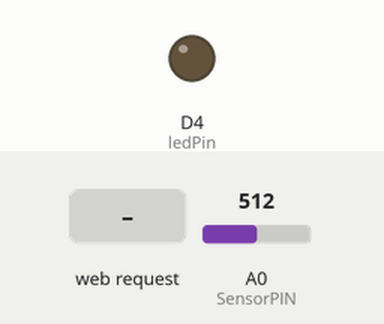
Recording of a sketch running on a simulated ESP8266 (Wemos D1 mini). On the bench: output pins drawn as LEDs (lit = HIGH). The test bench sets the inputs (shaded band); at power-on: A0 (SensorPIN) = 512. WiFi joins after 1.5 s; servers stay silent unless stated; what the sketch prints to the serial monitor is not drawn.

Above: at 2.7 s.
2.8 s: HTTP request GET /LED=ON received
At 3.8 s:
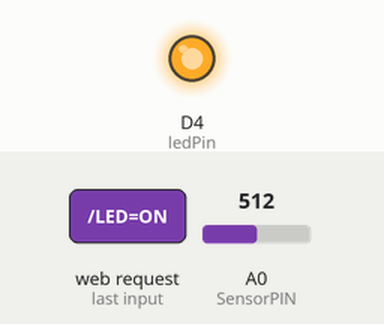
4.3 s: HTTP request GET /LED=OFF received
At 5.0 s:
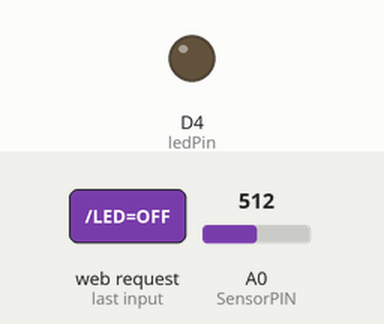
Timing chart, 0 to 7.3 s (numbered marks = the images above; inputs shaded):
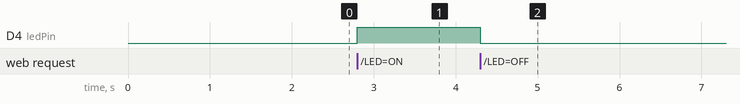

Measured:
- after the input at 2.8 s, D4 (ledPin): LOW → HIGH at once
- after the input at 4.3 s, D4 (ledPin): HIGH → LOW at once

The sketch:

wifi-temp1.ino
```cpp
//http://www.esp8266learning.com/wemos-webserver-example.php


#include <ESP8266WiFi.h>
#include <ESP8266mDNS.h>
#include <WiFiUdp.h>
#include <math.h>
#include <Time.h>


const char* ssid = "INTERNET CNT";             //!!!!!!!!!!!!!!!!!!!!! modify this
const char* password = "cualeslaclave";                //!!!!!!!!!!!!!!!!!!!!!modify this
const int Rc = 10000; //valor de la resistencia
const int Vcc = 5;
const int SensorPIN = A0;

float A = 1.11492089e-3;
float B = 2.372075385e-4;
float C = 6.954079529e-8;
int centinela=0 ;
float K = 2.5; //factor de disipacion en mW/C

int ledPin = D4;          //connect led pin to d4 and ground
WiFiServer server(80);

void setup() {
  //Serial.begin(115200);
  Serial.begin(115200);
  delay(10);


  pinMode(ledPin, OUTPUT);
  digitalWrite(ledPin, LOW);

  // Connect to WiFi network
  Serial.println();
  Serial.println();
  Serial.print("Connecting to ");
  Serial.println(ssid);

  WiFi.mode(WIFI_STA);
  WiFi.begin(ssid, password);

  while (WiFi.status() != WL_CONNECTED) {
    delay(500);
    Serial.print(".");
  }
  Serial.println("");
  Serial.println("WiFi connected");

  // Start the server
  server.begin();
  Serial.println("Server started");

  // Print the IP address
  Serial.print("Use this URL : ");
  Serial.print("http://");
  Serial.print(WiFi.localIP());
  Serial.println("/");
}


void loop() {


  // Check if a client has connected
  WiFiClient client = server.available();
  if (!client) {
    return;
  }

  // Wait until the client sends some data
  Serial.println("new client");
  while(!client.available()){
    delay(1);
  }

  // Read the first line of the request
  String request = client.readStringUntil('\r');
  Serial.println(request);
  client.flush();

  // Match the request

  int value = LOW;
  if (request.indexOf("/LED=ON") != -1) {
    digitalWrite(ledPin, HIGH);
    value = HIGH;
  }
  if (request.indexOf("/LED=OFF") != -1){
    digitalWrite(ledPin, LOW);
    value = LOW;
  }


  // Return the response
  client.println("HTTP/1.1 200 OK");
  client.println("Content-Type: text/html");
  client.println(""); //  do not forget this one
  client.println("<!DOCTYPE HTML>");
  client.println("<html>");

  /*client.println("Hola Innacensa Led pin is now: ");
  if(value == HIGH)
  {
    client.println("Off");
  } else
  {
    client.println("On");
  }*/

    float raw = analogRead(SensorPIN);
    float V =  raw / 1024 * Vcc;

    float R = (Rc * V ) / (Vcc - V);


    float logR  = log(R);
    float R_th = 1.0 / (A + B * logR + C * logR * logR * logR );

    float kelvin = R_th - V*V/(K * R)*1000;
    float celsius = kelvin - 273.15;
    client.println("Temperatura[C]; ");
    client.println(celsius);
    client.println(";");

  client.println("<br><br>");
  client.println("Click <a href=\"/LED=ON\">here</a> turn the LED on pin 4 OFF<br>");
  client.println("Click <a href=\"/LED=OFF\">here</a> turn the LED on pin 4 ON<br>");
  client.println("</html>");

  delay(1);
  Serial.println("Client disconnected");
  Serial.println("");

}
```
